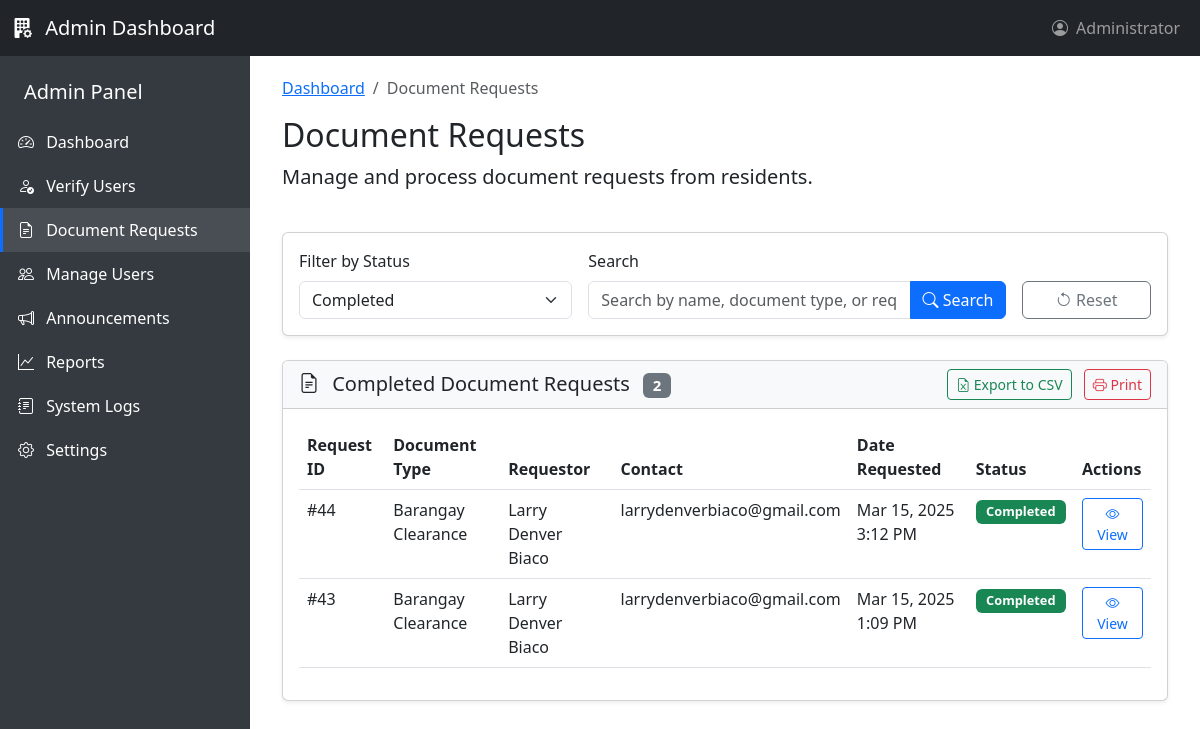
The page /Admin/view/document-requests.php?status=completed on the database its author committed.
### tables this page shows
CREATE TABLE `requests` (
  `request_id` int(11) NOT NULL,
  `user_id` int(11) NOT NULL,
  `document_type` varchar(50) NOT NULL,
  `purpose` text NOT NULL,
  `urgent_request` tinyint(1) NOT NULL DEFAULT 0,
  `processing_fee` decimal(10,2) NOT NULL DEFAULT 0.00,
  `status` enum('pending','processing','ready','completed','rejected','cancelled') NOT NULL DEFAULT 'pending',
  `admin_remarks` text DEFAULT NULL,
  `created_at` timestamp NOT NULL DEFAULT current_timestamp(),
  `updated_at` timestamp NOT NULL DEFAULT current_timestamp() ON UPDATE current_timestamp(),
  `completed_at` timestamp NULL DEFAULT NULL,
  `payment_status` tinyint(1) NOT NULL DEFAULT 0,
  `admin_notes` text DEFAULT NULL,
  `payment_method` varchar(20) DEFAULT 'cash',
  `payment_reference` varchar(100) DEFAULT NULL,
  `payment_proof` varchar(255) DEFAULT NULL,
  `payment_notes` text DEFAULT NULL,
  `payment_date` datetime DEFAULT NULL
);

CREATE TABLE `users` (
  `user_id` int(11) NOT NULL,
  `email` varchar(100) NOT NULL,
  `password` varchar(255) NOT NULL,
  `first_name` varchar(50) NOT NULL,
  `middle_name` varchar(50) DEFAULT NULL,
  `last_name` varchar(50) NOT NULL,
  `birthday` date NOT NULL,
  `gender` enum('male','female','other') NOT NULL,
  `contact_number` varchar(15) NOT NULL,
  `zone` varchar(20) NOT NULL,
  `house_number` varchar(50) NOT NULL,
  `id_path` varchar(255) NOT NULL,
  `user_type` enum('resident','staff','admin') NOT NULL DEFAULT 'resident',
  `status` enum('active','inactive','pending') NOT NULL DEFAULT 'pending',
  `created_at` timestamp NOT NULL DEFAULT current_timestamp(),
  `updated_at` timestamp NOT NULL DEFAULT current_timestamp() ON UPDATE current_timestamp(),
  `profile_pic` varchar(255) DEFAULT NULL
);

### Admin/view/document-requests.php (the view, shortened to what this page needs)
<?php
$servername = "localhost";
$username = "root";
$password = "";
$dbname = "barangay_request_system";
$requests = [];
$requestStatus = isset($_GET['status']) ? $_GET['status'] : 'all';
$searchTerm = isset($_GET['search']) ? $_GET['search'] : '';
$currentPage = isset($_GET['page']) ? (int)$_GET['page'] : 1;
$itemsPerPage = 10;
$totalRequests = 0;
$conn = new mysqli($servername, $username, $password, $dbname);
if ($conn->connect_error) {
    $showAlert = true;
    $alertType = "danger";
    $alertMessage = "Database connection failed: " . $conn->connect_error;
} else {
    $baseQuery = "SELECT r.*, u.first_name, u.last_name, u.email
                  FROM requests r
                  JOIN users u ON r.user_id = u.user_id";
    $whereConditions = [];
    $queryParams = [];
    $paramTypes = "";
    if ($requestStatus != 'all') {
        $whereConditions[] = "r.status = ?";
        $queryParams[] = $requestStatus;
        $paramTypes .= "s";
    }
    $whereClause = !empty($whereConditions) ? " WHERE " . implode(" AND ", $whereConditions) : "";
    $countQuery = "SELECT COUNT(*) as total FROM requests r JOIN users u ON r.user_id = u.user_id" . $whereClause;
    if (!empty($queryParams)) {
        $countStmt = $conn->prepare($countQuery);
        $countStmt->bind_param($paramTypes, ...$queryParams);
        $countStmt->execute();
        $countResult = $countStmt->get_result();
        $row = $countResult->fetch_assoc();
        $totalRequests = $row['total'];
    } else {
        $countResult = $conn->query($countQuery);
        $row = $countResult->fetch_assoc();
        $totalRequests = $row['total'];
    }
    $offset = ($currentPage - 1) * $itemsPerPage;
    $query = $baseQuery . $whereClause . " ORDER BY r.created_at DESC LIMIT ?, ?";
    $queryParams[] = $offset;
    $queryParams[] = $itemsPerPage;
    $paramTypes .= "ii";
    $stmt = $conn->prepare($query);
    if (!empty($queryParams)) {
        $stmt->bind_param($paramTypes, ...$queryParams);
    }
    $stmt->execute();
    $result = $stmt->get_result();
    while ($row = $result->fetch_assoc()) {
        $requests[] = $row;
    }
}
function formatDocumentType($type) {
    return ucwords(str_replace('_', ' ', $type));
}
?>
<!DOCTYPE html>
<html lang="en">
<head>
    <link href="https://cdnjs.cloudflare.com/ajax/libs/bootstrap/5.3.0/css/bootstrap.min.css" rel="stylesheet">
    <link rel="stylesheet" href="https://cdnjs.cloudflare.com/ajax/libs/bootstrap-icons/1.10.5/font/bootstrap-icons.min.css">
</head>
<body>
    <nav class="navbar navbar-expand-lg navbar-dark bg-dark fixed-top">
        <div class="container-fluid">
            <a class="navbar-brand" href="#">
                <i class="bi bi-building-fill-gear me-2"></i>
                Admin Dashboard
            </a>
            <div class="collapse navbar-collapse" id="navbarNav">
                <ul class="navbar-nav ms-auto">
                    <li class="nav-item">
                        <a class="nav-link" href="#" id="navbarDropdown">
                            <i class="bi bi-person-circle me-1"></i>
                            Administrator
                        </a>
                    </li>
                </ul>
            </div>
        </div>
    </nav>
    <div class="sidebar">
        <div class="pt-2 pb-4">
            <div class="px-4 py-3">
                <h5 class="mb-0">Admin Panel</h5>
            </div>
            <a href="../../admin.php" class="d-block text-decoration-none text-white sidebar-item">
                <i class="bi bi-speedometer2 me-2"></i> Dashboard
            </a>
            <a href="verify-users.php" class="d-block text-decoration-none text-white sidebar-item">
                <i class="bi bi-person-check me-2"></i> Verify Users
            </a>
            <a href="document-requests.php" class="d-block text-decoration-none text-white sidebar-item active">
                <i class="bi bi-file-earmark-text me-2"></i> Document Requests
            </a>
            <a href="manage-users.php" class="d-block text-decoration-none text-white sidebar-item">
                <i class="bi bi-people me-2"></i> Manage Users
            </a>
            <a href="announcements.php" class="d-block text-decoration-none text-white sidebar-item">
                <i class="bi bi-megaphone me-2"></i> Announcements
            </a>
            <a href="../../reports.php" class="d-block text-decoration-none text-white sidebar-item">
                <i class="bi bi-graph-up me-2"></i> Reports
            </a>
            <a href="../../system-logs.php" class="d-block text-decoration-none text-white sidebar-item">
                <i class="bi bi-journal-text me-2"></i> System Logs
            </a>
            <a href="../../settings.php" class="d-block text-decoration-none text-white sidebar-item">
                <i class="bi bi-gear me-2"></i> Settings
            </a>
        </div>
    </div>
    <div class="main-content">
        <div class="container-fluid">
            <div class="row mb-4">
                <div class="col">
                    <nav aria-label="breadcrumb">
                        <ol class="breadcrumb">
                            <li class="breadcrumb-item"><a href="../../admin.php">Dashboard</a></li>
                            <li class="breadcrumb-item active" aria-current="page">Document Requests</li>
                        </ol>
                    </nav>
                    <h1 class="h2 mb-2">Document Requests</h1>
                    <p class="lead">Manage and process document requests from residents.</p>
                </div>
            </div>
            <div class="row mb-4">
                <div class="col-md-12">
                    <div class="card shadow-sm">
                        <div class="card-body">
                            <div class="row g-3">
                                <div class="col-md-4">
                                    <label class="form-label">Filter by Status</label>
                                    <select id="statusFilter" class="form-select" onchange="applyFilters()">
                                        <option value="completed" <?php echo $requestStatus == 'completed' ? 'selected' : ''; ?>>Completed</option>
                                    </select>
                                </div>
                                <div class="col-md-6">
                                    <label class="form-label">Search</label>
                                    <div class="input-group">
                                        <input type="text" id="searchInput" class="form-control" placeholder="Search by name, document type, or request ID" value="<?php echo htmlspecialchars($searchTerm); ?>">
                                        <button class="btn btn-primary" type="button" onclick="applyFilters()">
                                            <i class="bi bi-search"></i> Search
                                        </button>
                                    </div>
                                </div>
                                <div class="col-md-2 d-flex align-items-end">
                                    <button class="btn btn-outline-secondary w-100" type="button" onclick="resetFilters()">
                                        <i class="bi bi-arrow-counterclockwise"></i> Reset
                                    </button>
                                </div>
                            </div>
                        </div>
                    </div>
                </div>
            </div>
            <div class="row">
                <div class="col-md-12">
                    <div class="card shadow-sm">
                        <div class="card-header bg-light">
                            <div class="d-flex justify-content-between align-items-center">
                                <h5 class="mb-0">
                                    <i class="bi bi-file-earmark-text me-2"></i>
                                    <?php
                                    if ($requestStatus == 'pending') echo 'Pending';
                                    elseif ($requestStatus == 'processing') echo 'Processing';
                                    elseif ($requestStatus == 'ready') echo 'Ready for Pickup';
                                    elseif ($requestStatus == 'completed') echo 'Completed';
                                    elseif ($requestStatus == 'rejected') echo 'Rejected';
                                    elseif ($requestStatus == 'cancelled') echo 'Cancelled';
                                    else echo 'All';
                                    ?> Document Requests
                                    <span class="badge bg-secondary ms-2"><?php echo $totalRequests; ?></span>
                                </h5>
                                <div>
                                    <?php if ($totalRequests > 0): ?>
                                    <button class="btn btn-sm btn-outline-success me-2" onclick="exportToCSV()">
                                        <i class="bi bi-file-earmark-excel"></i> Export to CSV
                                    </button>
                                    <button class="btn btn-sm btn-outline-danger" onclick="printTable()">
                                        <i class="bi bi-printer"></i> Print
                                    </button>
                                    <?php endif; ?>
                                </div>
                            </div>
                        </div>
                        <div class="card-body">
                            <?php if (empty($requests)): ?>
                                <div class="text-center py-5">
                                    <i class="bi bi-file-earmark-text text-secondary" style="font-size: 3rem;"></i>
                                    <p class="mt-3 text-muted">No document requests found with the selected filters.</p>
                                    <?php if (!empty($searchTerm) || $requestStatus != 'all'): ?>
                                        <button class="btn btn-outline-primary" onclick="resetFilters()">Clear Filters</button>
                                    <?php endif; ?>
                                </div>
                            <?php else: ?>
                                <div class="table-responsive">
                                    <table class="table table-hover" id="requestsTable">
                                        <thead>
                                            <tr>
                                                <th>Request ID</th>
                                                <th>Document Type</th>
                                                <th>Requestor</th>
                                                <th>Contact</th>
                                                <th>Date Requested</th>
                                                <th>Status</th>
                                                <th>Actions</th>
                                            </tr>
                                        </thead>
                                        <tbody>
                                            <?php foreach ($requests as $request): ?>
                                                <tr>
                                                    <td>#<?php echo $request['request_id']; ?></td>
                                                    <td><?php echo formatDocumentType($request['document_type']); ?></td>
                                                    <td><?php echo htmlspecialchars($request['first_name'] . ' ' . $request['last_name']); ?></td>
                                                    <td><?php echo htmlspecialchars($request['email']); ?></td>
                                                    <td><?php echo date('M d, Y g:i A', strtotime($request['created_at'])); ?></td>
                                                    <td>
                                                        <?php if ($request['status'] == 'pending'): ?>
                                                            <span class="badge bg-warning text-dark status-badge">Pending</span>
                                                        <?php elseif ($request['status'] == 'processing'): ?>
                                                            <span class="badge bg-info text-white status-badge">Processing</span>
                                                        <?php elseif ($request['status'] == 'ready'): ?>
                                                            <span class="badge badge-ready status-badge">
                                                                <i class="bi bi-box-seam"></i> Ready for Pickup
                                                            </span>
                                                        <?php elseif ($request['status'] == 'completed'): ?>
                                                            <span class="badge bg-success status-badge">Completed</span>
                                                        <?php elseif ($request['status'] == 'rejected'): ?>
                                                            <span class="badge bg-danger status-badge">Rejected</span>
                                                        <?php elseif ($request['status'] == 'cancelled'): ?>
                                                            <span class="badge bg-secondary status-badge">Cancelled</span>
                                                        <?php endif; ?>
                                                    </td>
                                                    <td>
                                                        <div class="btn-group btn-group-sm">
                                                            <a href="request-details.php?id=<?php echo $request['request_id']; ?>" class="btn btn-outline-primary">
                                                                <i class="bi bi-eye"></i> View
                                                            </a>
                                                        </div>
                                                    </td>
                                                </tr>
                                            <?php endforeach; ?>
                                        </tbody>
                                    </table>
                                </div>
                            <?php endif; ?>
                        </div>
                    </div>
                </div>
            </div>
        </div>
    </div>
</body>
</html>

### rows shown on the page
requests: request_id "44", document_type "Barangay Clearance", user.last_name "Larry Denver Biaco", user.email "larrydenverbiaco@gmail.com", created_at "Mar 15, 2025 3:12 PM", status "Completed"
requests: request_id "43", document_type "Barangay Clearance", user.last_name "Larry Denver Biaco", user.email "larrydenverbiaco@gmail.com", created_at "Mar 15, 2025 1:09 PM", status "Completed"

### other values the page prints
$totalRequests "2"
